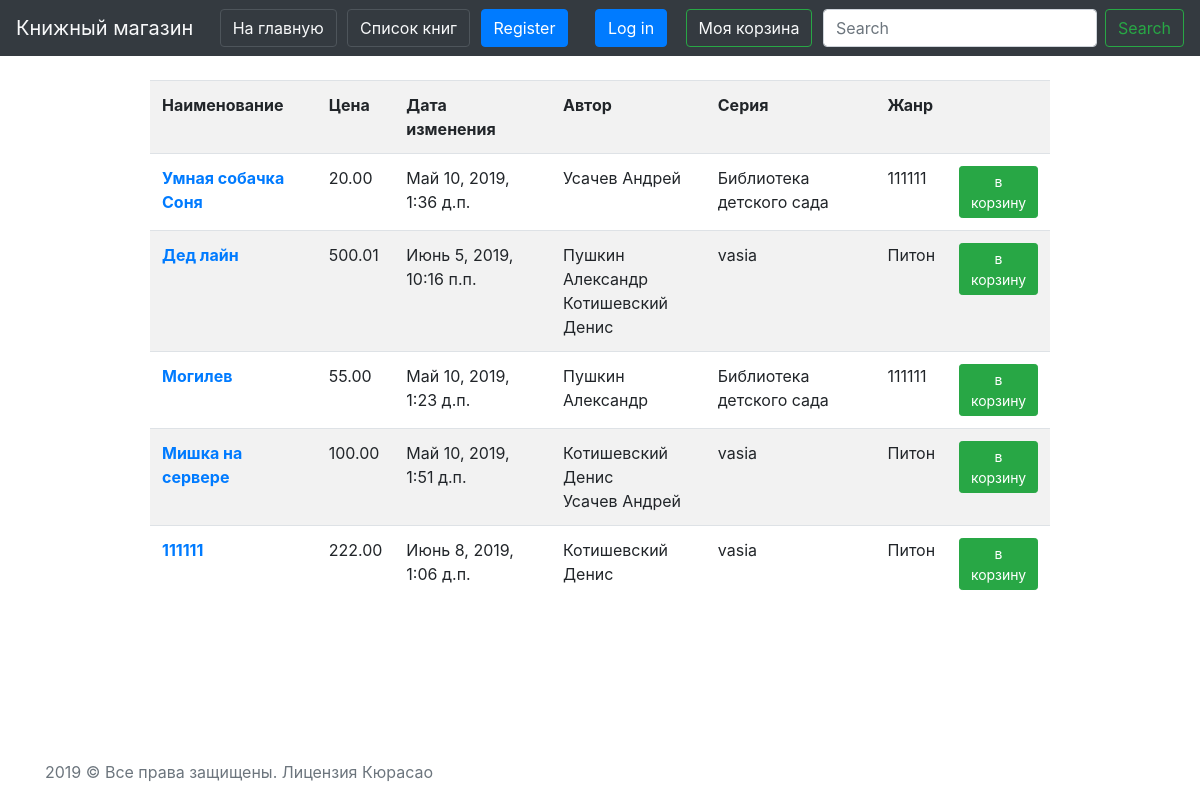
/books/all, run on an earlier commit of the app's database.
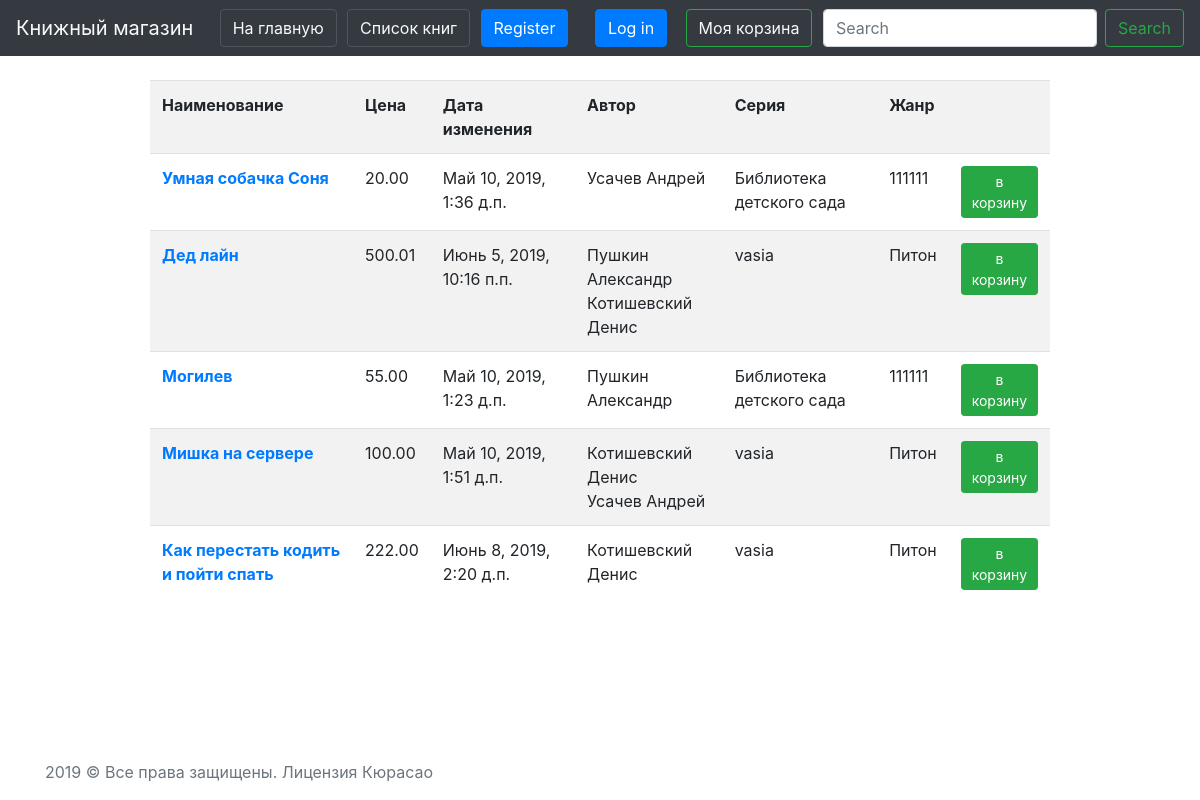
And on a later commit of the database.
### books/models.py (models this page shows, shortened)
class Book(models.Model):
    name = models.CharField(
        "Название",
        null=False,
        blank=False,
        max_length=200)
    image = models.ImageField(
        "Обложка",
        upload_to='media/img/',
        null=True,
        blank=True)
    author = models.ManyToManyField(
        "data.Author",
        related_name="books",
        verbose_name="Автор")
    price = models.DecimalField(
        "Цена",
        max_digits=5,
        decimal_places=2)
    serie = models.ForeignKey(
        "data.Series",
        related_name="books",
        verbose_name="Серия",
        null=True,
        blank=True,
        on_delete=models.CASCADE)
    genre = models.ManyToManyField(
        "data.Genre",
        related_name="books",
        blank=True,
        verbose_name="Жанр")
    year = models.PositiveSmallIntegerField(
        "Год издания",
        null=True,
        blank=True)
    page = models.PositiveSmallIntegerField(
        "Количество страниц",
        null=True,
        blank=True)
    bind = models.ForeignKey(
        "data.Binding",
        verbose_name="Переплет",
        null=True,
        blank=True,
        on_delete=models.CASCADE)
    book_format = models.ForeignKey(
        "data.BookFormat",
        verbose_name="Формат",
        null=True,
        blank=True,
        on_delete=models.CASCADE)
    isbn = models.CharField(
        "ISBN",
        default="0",
        unique=True,
        max_length=20)
    weight = models.PositiveSmallIntegerField(
        "Вес, гр",
        null=True,
        blank=True, )
    age_limit = models.PositiveSmallIntegerField(
        "Возрастные ограничения",
        null=True,
        blank=True,)
    publish = models.ForeignKey(
        "data.Publish",
        verbose_name="Издательство",
        null=True,
        blank=True,
        on_delete=models.CASCADE)
    book_amount = models.PositiveIntegerField(
        "Кол-во книг в наличии",
        default=0)
    available = models.BooleanField(
        "Доступна для заказа",
        default=True)
    rate = models.FloatField(
        "Рейтинг",
        default=0)
    created_day = models.DateTimeField(
        "Дата внесения в каталог",
        auto_now=False,
        auto_now_add=True)
    updated_date = models.DateTimeField(
        "Дата последнего изменения",
        auto_now=True,
        auto_now_add=False)
    class Meta:
        verbose_name = 'Книга'
        verbose_name_plural = 'Книги'
        permissions = [('edit', 'for Managers'),]

### data/models.py (models this page shows)
class Series(models.Model):
    active = models.BooleanField("Активный", default=True)
    name = models.CharField("Название", null=False, blank=False, max_length=30)
    description = models.TextField("Описание", null=True, blank=True)
    def __str__(self):
        return self.name
    class Meta:
        verbose_name = 'Серия'
        verbose_name_plural = 'Серии'

### books/views.py (the view)
# urls.py: path('all', BookListView.as_view(), name='book-list-view'),
class BookListView(ListView):
    model = Book
    def get_queryset(self):
        qs = super().get_queryset()
        search = self.request.GET.get("search", 0)
        if search != 0:
            return qs.filter(name__icontains=search)
        return qs
    def get_context_data(self, **kwargs):
        context = super().get_context_data(**kwargs)
        f = SearchForm()
        context["form"] = f
        return context

### books/forms.py
class SearchForm(forms.Form):
    search = forms.CharField(label="Поиск")

### books/templates/books/book_list.html (shortened to what this page needs)
{% extends "base.html" %}
{% block content %}
<div class="d-flex justify-content-center">
    <table class="table table-striped w-75">
        <tr>
            <th>Наименование</th>
            <th>Цена</th>
            <th>Дата изменения</th>
            <th>Автор</th>
            <th>Серия</th>
            <th>Жанр</th>
            <th></th>
        </tr>
    {% for object in object_list %}
        <tr>
          <th><a href="{% url 'book-detail-view' object.pk %}"> {{ object.name }} </a></th>
          <td>{{ object.price }}</td>
          <td>{{ object.updated_date }}</td>
          <td>
              {% for object in object.author.all %}
                {{ object.last_name }} {{ object.first_name }}</br>
              {% endfor %}
          </td>
          <td>{{ object.serie }}</td>
          <td>
              {% for object in object.genre.all %}
                {{ object.name }}</br>
              {% endfor %}
          </td>
          <td><a href="{% url 'add-to-cart' object.pk %}?next=/books/all" class="btn btn-success btn-sm">в корзину</a></td>
        </tr>
    {% endfor %}
    </table>
{% endblock %}

What changed in the data, as far as the page shows it:
changed Book: name "111111" → "Как перестать кодить и пойти спать"; updated_date "Июнь 8, 2019, 1:06 д.п." → "Июнь 8, 2019, 2:20 д.п."
